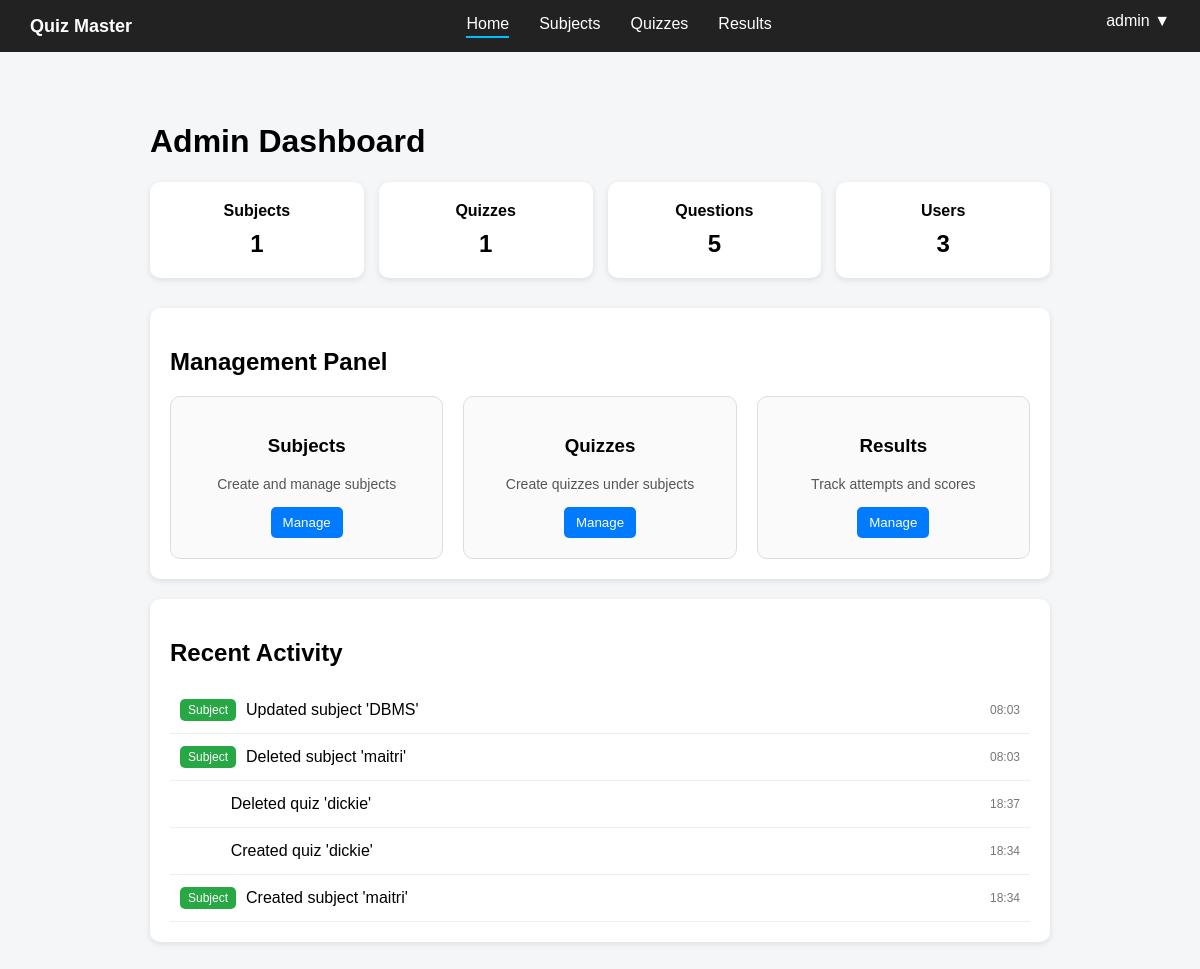
Page /admin (signed in) on the earlier database version.
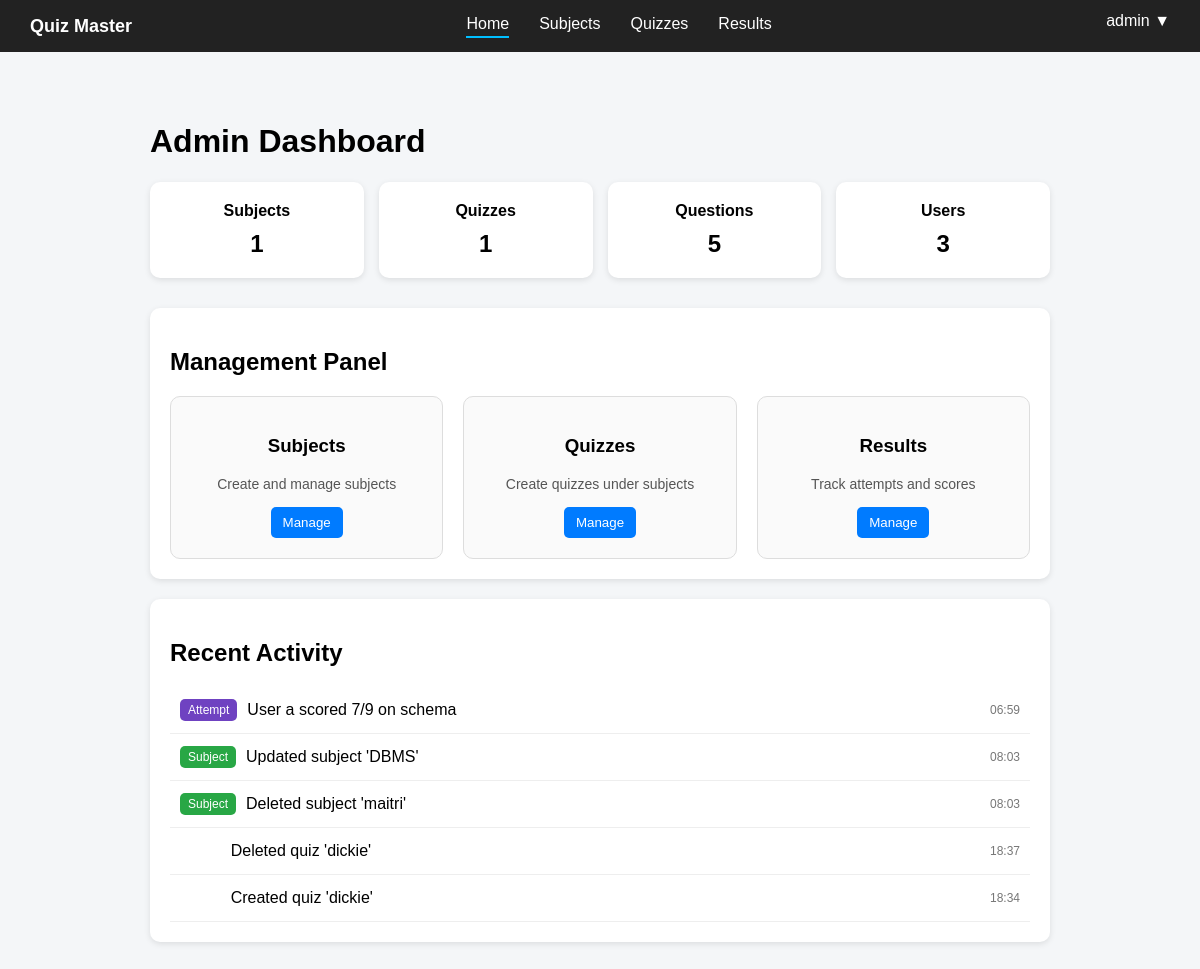
Same page on the later database version.
### controller/models.py (models this page shows)
class Activity(db.Model):
    __tablename__ = "activities"
    id = db.Column(db.Integer, primary_key=True)
    type = db.Column(db.String(50), nullable=False)
    message = db.Column(db.String(300), nullable=False)
    timestamp = db.Column(db.DateTime, default=datetime.utcnow)
    user_id = db.Column(db.Integer, db.ForeignKey("users.id"), nullable=True)

### app.py (the view)
@app.route('/admin')
def admin_dashboard():
    if "user_id" not in session:
        flash("Please login first")
        return redirect(url_for("landing"))
    if session.get('role') != "admin":
        flash("You are not authorized to access this page")
        return redirect(url_for("landing"))
    users_count = User.query.count()
    subjects_count = Subject.query.count()
    quizzes_count = Quiz.query.count()
    questions_count = Question.query.count()
    activities = (Activity.query.order_by(Activity.timestamp.desc()).limit(5).all())
    return render_template("admin_dashboard.html",users_count=users_count,subjects_count=subjects_count,quizzes_count=quizzes_count,questions_count=questions_count,activities=activities)

### templates/admin_dashboard.html (shortened to what this page needs)
{% extends "base.html" %}
{% block content %}
<h1>Admin Dashboard</h1>
<div class="stats">
    <div class="card">
        Subjects
        <span>{{ subjects_count }}</span>
    </div>
    <div class="card">
        Quizzes
        <span>{{ quizzes_count }}</span>
    </div>
    <div class="card">
        Questions
        <span>{{ questions_count }}</span>
    </div>
    <div class="card">Users<span>{{ users_count }}</span></div>
</div>
<div class="section">
    <h2>Management Panel</h2>
    <div class="manage-grid">
        <div class="manage-card">
            <h3>Subjects</h3>
            <p>Create and manage subjects</p>
            <div class="actions">
                <button onclick="location.href='{{ url_for('admin_subjects') }}'">Manage</button>
            </div>
        </div>
        <div class="manage-card">
            <h3>Quizzes</h3>
            <p>Create quizzes under subjects</p>
            <div class="actions">
                <button onclick="location.href='{{ url_for('admin_quizzes') }}'">Manage</button>
            </div>
        </div>
        <div class="manage-card">
            <h3>Results</h3>
            <p>Track attempts and scores</p>
            <div class="actions">
                <button onclick="location.href='#'">Manage</button>
            </div>
        </div>
    </div>
</div>
<div class="section">
    <h2>Recent Activity</h2>
    {% if activities %}
    {% for a in activities %}
    <div class="activity-item">
        <span class="tag {{ a.type }}">
            {{ a.type|capitalize }}
        </span>
        <span class="text">
            {{ a.message }}
        </span>
        <span class="time">
            {{ a.timestamp.strftime('%H:%M') }}
        </span>
    </div>
    {% endfor %}
    {% else %}
    <p>No recent activity</p>
    {% endif %}
</div>
{% endblock %}

Differences in the rows shown:
no longer on this page (row unchanged): Activity: type "Subject", message "Created subject 'maitri'", timestamp "18:34"
added Activity: type "Attempt", message "User a scored 7/9 on schema", timestamp "06:59"
